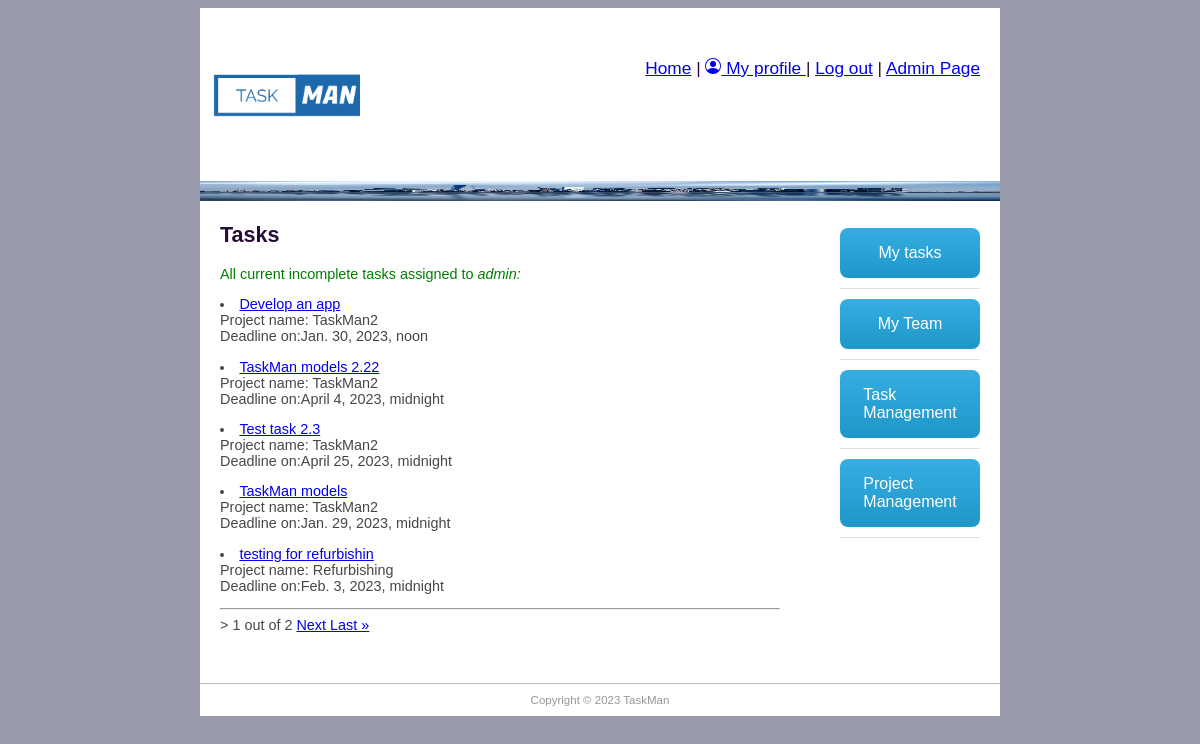
The app's page /taskman/tasks/ (signed in), older data.
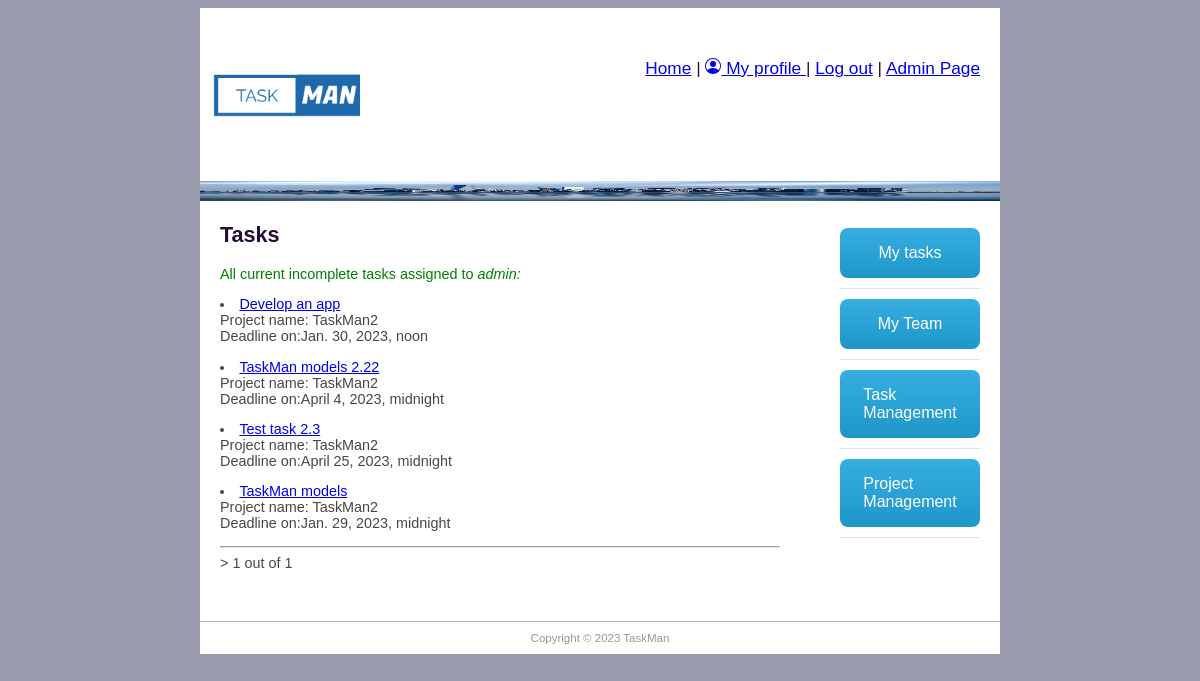
The same page, newer data.
### taskman/models.py (models this page shows, shortened)
class TaskInstance(models.Model):
    project_id = models.ForeignKey('Project', help_text='Assign to a task', on_delete=models.SET_NULL, null=True, blank=True)
    job_title = models.CharField('Task title', max_length=200, help_text='Enter Task role', null=True, blank=True)
    description = models.TextField('Description', max_length=2000, help_text='Enter task description', null=True, blank=True)
    enddate = models.DateTimeField('Requested finish date', null=True, blank=True)
    completed_on = models.BooleanField('Completed', default=False)
    assign_employees = models.ForeignKey(Employee, help_text='Select employees to task', on_delete=models.CASCADE)

class Project(models.Model):
    title = models.CharField('Project title', max_length=100, help_text='Enter project title')
    description = models.TextField('Description', max_length=2000, help_text='Enter project description')
    group_id = models.ForeignKey(Group, help_text='Assign to a team', blank=True, on_delete=models.SET_NULL, null=True)
    employee_req = models.IntegerField('Number of employees expected', default=0)
    enddate = models.DateTimeField('Requested finish date', null=True, blank=True)
    created_on = models.DateTimeField(editable=False, auto_now_add=True)
    updated_on = models.DateTimeField(editable=False, auto_now_add=True)
    completed_on = models.BooleanField('Completed', default=False)

### taskman/views.py (the view)
# urls.py: path('tasks/', views.TaskListView.as_view(), name='tasks_name'),
class TaskListView(LoginRequiredMixin, generic.ListView):
    model = TaskInstance
    paginate_by = 5
    template_name = 'my_task_list.html'
    def get_context_data(self, **kwargs):
        context = super().get_context_data(**kwargs)
        current_employee = Employee.objects.get(user=self.request.user)
        context['current_employee'] = current_employee
        context['has_assigned_tasks'] = self.get_queryset().filter(assign_employees__user=self.request.user).exists()
        return context
    def get_queryset(self):
        return TaskInstance.objects.filter(assign_employees__user=self.request.user).filter(
            project_id__completed_on=False) \
            .filter(completed_on=False)

### taskman/templates/my_task_list.html (shortened to what this page needs)
{% extends "base.html" %}
{% block content %}
<h1>Tasks</h1>
<p style="color:green">All current incomplete tasks assigned to <em>{{current_employee.user}}:</em> </p>
{% for tasks_obj in taskinstance_list %}
<li> <a href="{{tasks_obj.id}}">{{tasks_obj.job_title}}</a> <br>Project name: {{tasks_obj.project_id.title}} <br> Deadline on:{{tasks_obj.enddate}} </li>
{% endfor %}
<hr>
<div class="pagination"><span class="step-links">>
        <span class="current">
            {{ page_obj.number }} out of {{ page_obj.paginator.num_pages }}</span>
        {% if page_obj.has_next %}
            <a href="?page={{ page_obj.next_page_number }}"> Next </a><a href="?page={{ page_obj.paginator.num_pages }}"> Last &raquo;</a>
        {% endif %}
    </span></div>
{% endblock %}

Row changes from the older to the newer data that the page shows:
removed TaskInstance: job_title "testing for refurbishin", project_id "Refurbishing", enddate "Feb. 3, 2023, midnight"
Text that changed along with them:
{{ page_obj.paginator.num_pages }}: "2" → "1"
text no longer shown: "Next Last »"
